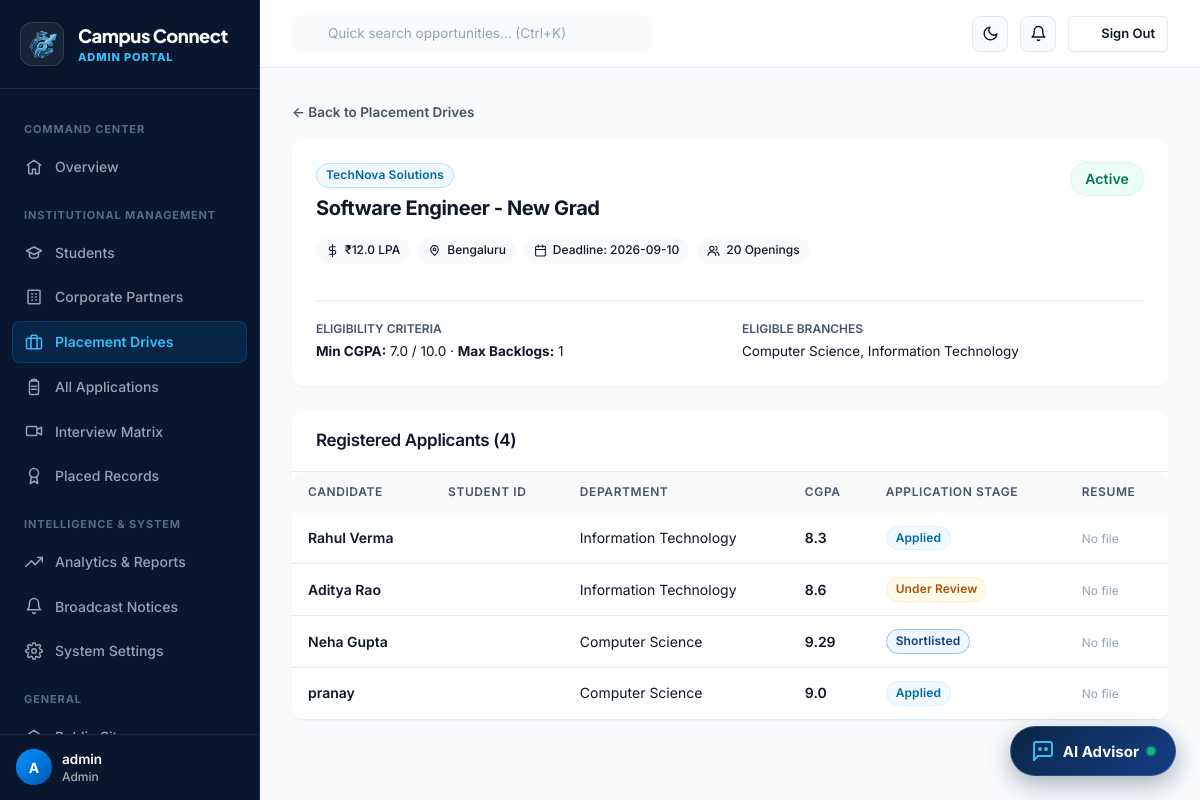
The page /admin/drives/1 (signed in) on the database its author committed.
### tables this page shows
CREATE TABLE users (
    id INTEGER PRIMARY KEY AUTOINCREMENT,
    email VARCHAR(255) NOT NULL UNIQUE,
    password_hash VARCHAR(255) NOT NULL,
    role VARCHAR(20) NOT NULL CHECK(role IN ('student','admin','recruiter')),
    is_active INTEGER NOT NULL DEFAULT 1,
    created_at TIMESTAMP NOT NULL DEFAULT CURRENT_TIMESTAMP
);

CREATE TABLE companies (
    id INTEGER PRIMARY KEY AUTOINCREMENT,
    user_id INTEGER NOT NULL UNIQUE REFERENCES users(id) ON DELETE CASCADE,
    name VARCHAR(150) NOT NULL,
    industry VARCHAR(100),
    website VARCHAR(255),
    hr_contact VARCHAR(150),
    email VARCHAR(255),
    phone VARCHAR(20),
    location VARCHAR(150),
    description TEXT,
    logo_filename VARCHAR(255),
    approved INTEGER NOT NULL DEFAULT 0,
    created_at TIMESTAMP NOT NULL DEFAULT CURRENT_TIMESTAMP
);

CREATE TABLE drives (
    id INTEGER PRIMARY KEY AUTOINCREMENT,
    company_id INTEGER NOT NULL REFERENCES companies(id) ON DELETE CASCADE,
    title VARCHAR(150) NOT NULL,
    description TEXT,
    ctc REAL NOT NULL DEFAULT 0,
    location VARCHAR(150),
    job_type VARCHAR(50) NOT NULL DEFAULT 'Full-Time',
    min_cgpa REAL NOT NULL DEFAULT 0,
    max_backlogs INTEGER NOT NULL DEFAULT 0,
    openings INTEGER NOT NULL DEFAULT 1,
    deadline DATE NOT NULL,
    drive_date DATE,
    status VARCHAR(20) NOT NULL DEFAULT 'active' CHECK(status IN ('active','closed','cancelled')),
    created_at TIMESTAMP NOT NULL DEFAULT CURRENT_TIMESTAMP
);

CREATE TABLE applications (
    id INTEGER PRIMARY KEY AUTOINCREMENT,
    student_id INTEGER NOT NULL REFERENCES students(id) ON DELETE CASCADE,
    drive_id INTEGER NOT NULL REFERENCES drives(id) ON DELETE CASCADE,
    status VARCHAR(30) NOT NULL DEFAULT 'Applied' CHECK(status IN ('Applied','Under Review','Shortlisted','Interview Scheduled','Selected','Rejected')),
    applied_at TIMESTAMP NOT NULL DEFAULT CURRENT_TIMESTAMP,
    updated_at TIMESTAMP NOT NULL DEFAULT CURRENT_TIMESTAMP,
    UNIQUE(student_id, drive_id)
);

CREATE TABLE students (
    id INTEGER PRIMARY KEY AUTOINCREMENT,
    user_id INTEGER NOT NULL UNIQUE REFERENCES users(id) ON DELETE CASCADE,
    student_no VARCHAR(50) NOT NULL UNIQUE,
    name VARCHAR(150) NOT NULL,
    phone VARCHAR(20),
    department VARCHAR(100) NOT NULL,
    grad_year INTEGER NOT NULL,
    cgpa REAL NOT NULL DEFAULT 0,
    tenth_pct REAL,
    twelfth_pct REAL,
    backlogs INTEGER NOT NULL DEFAULT 0,
    soft_skills TEXT,
    certifications TEXT,
    projects TEXT,
    internships TEXT,
    resume_filename VARCHAR(255),
    resume_original_name VARCHAR(255),
    created_at TIMESTAMP NOT NULL DEFAULT CURRENT_TIMESTAMP,
    updated_at TIMESTAMP NOT NULL DEFAULT CURRENT_TIMESTAMP
);

### routes/admin_routes.py (the view)
@bp.route("/drives/<int:drive_id>")
def drive_detail(drive_id):
    drive = query(
        "SELECT d.*, c.name as company_name FROM drives d JOIN companies c ON c.id=d.company_id WHERE d.id=?",
        (drive_id,), one=True
    )
    if not drive:
        abort(404)
    branches = [r["branch"] for r in query("SELECT branch FROM drive_branches WHERE drive_id=?", (drive_id,))]
    skills = [r["skill"] for r in query("SELECT skill FROM drive_skills WHERE drive_id=?", (drive_id,))]
    apps = query(
        """SELECT a.*, s.name, s.department, s.cgpa FROM applications a JOIN students s ON s.id=a.student_id
           WHERE a.drive_id=?""", (drive_id,)
    )
    return render_template("admin/drive_detail.html", drive=drive, branches=branches, skills=skills, apps=apps)

### auth.py (called while the page is built)
def load_logged_in_user():
    user_id = session.get("user_id")
    if user_id is None:
        g.user = None
    else:
        g.user = query("SELECT * FROM users WHERE id = ?", (user_id,), one=True)

def role_required(*roles):
    def decorator(view):
        @functools.wraps(view)
        def wrapped(*args, **kwargs):
            if g.user is None:
                flash("Please log in to continue.", "warning")
                return redirect(url_for("auth.login", next=request.path))
            if g.user["role"] not in roles:
                abort(403)
            return view(*args, **kwargs)
        return wrapped
    return decorator

def unread_notification_count(user_id):
    row = query(
        "SELECT COUNT(*) as c FROM notifications WHERE user_id = ? AND is_read = 0",
        (user_id,), one=True
    )
    return row["c"] if row else 0

### db.py (called while the page is built)
def get_db():
    if "db" not in g:
        g.db = sqlite3.connect(current_app.config["DATABASE_PATH"])
        g.db.row_factory = sqlite3.Row
        g.db.execute("PRAGMA foreign_keys = ON")
    return g.db

def query(sql, args=(), one=False):
    cur = get_db().execute(sql, args)
    rows = cur.fetchall()
    cur.close()
    return (rows[0] if rows else None) if one else rows

### routes/admin_routes.py (called while the page is built)
@bp.before_request
@role_required("admin")
def guard():
    pass

### templates/admin/drive_detail.html (shortened to what this page needs)
{% extends "base_dashboard.html" %}
{% from "_icons.html" import icon %}
{% block sidebar_nav %}{% include "admin/_sidebar.html" %}{% endblock %}
{% block content %}
<a href="{{ url_for('admin.drives') }}" class="text-sm font-semibold text-muted" style="display:inline-flex;align-items:center;gap:6px;margin-bottom:var(--space-4);">
  &larr; Back to Placement Drives
</a>
<div class="card mb-6">
  <div class="flex-between" style="align-items:flex-start;flex-wrap:wrap;">
    <div>
      <div class="badge badge-accent mb-2">{{ drive.company_name }}</div>
      <h1 class="h3" style="margin:0 0 var(--space-2);">{{ drive.title }}</h1>
      <div class="drive-meta">
        <span class="drive-meta-chip">{{ icon('dollar', 13) }} ₹{{ drive.ctc }} LPA</span>
        <span class="drive-meta-chip">{{ icon('map-pin', 13) }} {{ drive.location or "Various" }}</span>
        <span class="drive-meta-chip">{{ icon('calendar', 13) }} Deadline: {{ drive.deadline }}</span>
        <span class="drive-meta-chip">{{ icon('users', 13) }} {{ drive.openings }} Openings</span>
      </div>
    </div>
    <div>
      <span class="badge {{ 'badge-success' if drive.status=='active' else 'badge-gray' }}" style="font-size:0.875rem;padding:6px 14px;">
        {{ drive.status|capitalize }}
      </span>
    </div>
  </div>
  <div class="divider"></div>
  <div class="grid-2">
    <div>
      <div class="text-xs font-semibold text-muted mb-1">ELIGIBILITY CRITERIA</div>
      <div class="text-sm"><strong>Min CGPA:</strong> {{ drive.min_cgpa }} / 10.0 · <strong>Max Backlogs:</strong> {{ drive.max_backlogs }}</div>
    </div>
    <div>
      <div class="text-xs font-semibold text-muted mb-1">ELIGIBLE BRANCHES</div>
      <div class="text-sm">{{ branches|join(', ') if branches else 'All Academic Departments' }}</div>
    </div>
  </div>
</div>
<div class="card card-flush">
  <div class="card-header">
    <h3 class="h4" style="margin:0;">Registered Applicants ({{ apps|length }})</h3>
  </div>
  {% if apps %}
  <div class="table-wrap">
    <table class="data-table">
      <thead>
        <tr>
          <th>Candidate</th>
          <th>Student ID</th>
          <th>Department</th>
          <th>CGPA</th>
          <th>Application Stage</th>
          <th>Resume</th>
        </tr>
      </thead>
      <tbody>
        {% for a in apps %}
        <tr>
          <td class="cell-primary font-semibold">{{ a.name }}</td>
          <td class="cell-muted font-mono text-xs">{{ a.student_no }}</td>
          <td class="cell-muted">{{ a.department }}</td>
          <td class="cell-muted font-semibold">{{ a.cgpa }}</td>
          <td><span class="badge status-{{ a.status.replace(' ', '_') }}">{{ a.status }}</span></td>
          <td>
            {% if a.resume_filename %}
            <a href="{{ url_for('student.download_resume', student_id=a.student_id) }}" target="_blank" class="btn btn-sm btn-outline">
              {{ icon('download', 12) }} PDF
            </a>
            {% else %}
            <span class="text-xs text-faint">No file</span>
            {% endif %}
          </td>
        </tr>
        {% endfor %}
      </tbody>
    </table>
  </div>
  {% else %}
  <div class="empty-state">
    <div class="empty-icon">{{ icon('users', 24) }}</div>
    <h4>No candidate applications submitted yet</h4>
  </div>
  {% endif %}
</div>
{% endblock %}

### templates/base_dashboard.html (shortened to what this page needs)
{% extends "base.html" %}
{% from "_icons.html" import icon %}
{% block body %}
<div class="app-shell app-layout">
  <aside class="sidebar app-sidebar" id="app-sidebar">
    <div class="sidebar-brand">
      <a href="{{ url_for('public.landing') }}" class="brand-lockup">
        <div class="brand-logo-wrap">
          <img src="{{ url_for('static', filename='images/logo.png') }}" alt="Campus Connect" class="brand-logo-img">
        </div>
        <div class="brand-text-block">
          <span class="brand-name">Campus Connect</span>
          <span class="brand-sub">{% if current_user %}{{ current_user.role|capitalize }} Portal{% else %}Portal{% endif %}</span>
        </div>
      </a>
    </div>
    <nav class="sidebar-nav">
      {% block sidebar_nav %}{% endblock %}
      <div class="sidebar-section-label">General</div>
      <a href="{{ url_for('public.landing') }}" class="sidebar-link">
        {{ icon('home', 18) }} Public Site
      </a>
    </nav>
        <div class="sidebar-footer">
      <div class="flex-align-center" style="gap:10px;">
        <div class="avatar" style="width:36px;height:36px;font-size:0.875rem;background:linear-gradient(135deg, #0096FF, #0056b3);color:#FFFFFF;flex-shrink:0;">
          {{ current_user.email[0]|upper if current_user else 'U' }}
        </div>
        <div style="overflow:hidden;flex:1;">
          <div class="font-semibold text-sm truncate" style="color:#FFFFFF;">
            {{ current_user.email.split('@')[0] if current_user else 'User' }}
          </div>
          <div class="text-xs font-medium" style="color:rgba(255,255,255,0.65);">
            {{ current_user.role|capitalize if current_user else 'Guest' }}
          </div>
        </div>
      </div>
    </div>
  </aside>
  <div class="main-col app-main">
    <header class="topbar app-topbar">
      <div class="topbar-left">
        <div class="topbar-search">
          <input type="text" placeholder="Quick search opportunities... (Ctrl+K)" id="global-search-input" onclick="window.location.href='{{ url_for('public.jobs_hub') }}'">
        </div>
      </div>
      <div class="topbar-right">
        <button class="theme-toggle-btn" id="dashboard-theme-toggle" aria-label="Toggle Theme" title="Switch Theme">
          <span class="theme-icon-moon">{{ icon('moon', 17) }}</span>
        </button>
        {% if current_user %}
        <div class="topbar-notifications">
          <a href="{{ url_for(current_user.role ~ '.notifications') }}" class="topbar-notif-btn" aria-label="Notifications" title="Notifications">
            {{ icon('bell', 17) }}
          </a>
        </div>
        {% endif %}
        <a href="{{ url_for('auth.logout') }}" class="btn btn-outline btn-sm header-signout-btn" title="Sign Out">
          {{ icon('log-out', 14) }} <span>Sign Out</span>
        </a>
      </div>
    </header>
    <main class="page-content app-content">
      {% block content %}{% endblock %}
    </main>
  </div>
</div>
{% endblock %}

### rows shown on the page
users: role "ADMIN", email "A", email "admin", role "Admin"
companies: company_name "TechNova Solutions"
drives: title "Software Engineer - New Grad", ctc "12.0", location "Bengaluru", deadline "2026-09-10", openings "20", status "Active", min_cgpa "7.0", max_backlogs "1"
applications: name "Rahul Verma", department "Information Technology", cgpa "8.3", status "Applied"
applications: name "Aditya Rao", department "Information Technology", cgpa "8.6", status "Under Review"
applications: name "Neha Gupta", department "Computer Science", cgpa "9.29", status "Shortlisted"
applications: name "pranay", department "Computer Science", cgpa "9.0", status "Applied"

### other values the page prints
{{ branches|join(', ') if branches else 'All Academic Departments' }} "Computer Science, Information Technology"
{{ apps|length }} "4"
